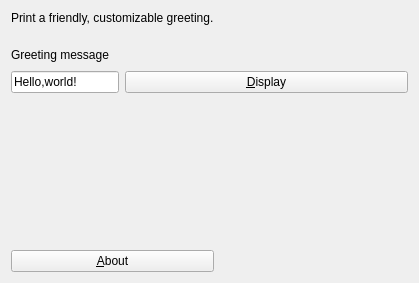
<?xml version="1.0" encoding="UTF-8"?>
<ui version="4.0">
 <class>MainWindow</class>
 <widget class="QMainWindow" name="MainWindow">
  <property name="windowModality">
   <enum>Qt::NonModal</enum>
  </property>
  <property name="geometry">
   <rect>
    <x>0</x>
    <y>0</y>
    <width>419</width>
    <height>283</height>
   </rect>
  </property>
  <property name="acceptDrops">
   <bool>false</bool>
  </property>
  <property name="windowTitle">
   <string>HelloWorld GUI</string>
  </property>
  <widget class="QWidget" name="centralWidget">
   <layout class="QGridLayout" name="gridLayout">
    <item row="2" column="0" colspan="3">
     <spacer name="verticalSpacer">
      <property name="orientation">
       <enum>Qt::Vertical</enum>
      </property>
      <property name="sizeHint" stdset="0">
       <size>
        <width>20</width>
        <height>40</height>
       </size>
      </property>
     </spacer>
    </item>
    <item row="3" column="0">
     <widget class="QPushButton" name="aboutButton">
      <property name="sizePolicy">
       <sizepolicy hsizetype="Minimum" vsizetype="Fixed">
        <horstretch>0</horstretch>
        <verstretch>0</verstretch>
       </sizepolicy>
      </property>
      <property name="text">
       <string>&amp;About</string>
      </property>
      <property name="checkable">
       <bool>false</bool>
      </property>
      <property name="checked">
       <bool>false</bool>
      </property>
      <property name="autoDefault">
       <bool>false</bool>
      </property>
      <property name="default">
       <bool>false</bool>
      </property>
      <property name="flat">
       <bool>false</bool>
      </property>
     </widget>
    </item>
    <item row="0" column="1" colspan="2">
     <spacer name="horizontalSpacer_2">
      <property name="orientation">
       <enum>Qt::Horizontal</enum>
      </property>
      <property name="sizeHint" stdset="0">
       <size>
        <width>40</width>
        <height>20</height>
       </size>
      </property>
     </spacer>
    </item>
    <item row="1" column="0" colspan="3">
     <layout class="QFormLayout" name="formLayout">
      <item row="1" column="0">
       <widget class="QLabel" name="greeting">
        <property name="text">
         <string>Greeting message</string>
        </property>
       </widget>
      </item>
      <item row="1" column="1">
       <spacer name="horizontalSpacer">
        <property name="orientation">
         <enum>Qt::Horizontal</enum>
        </property>
        <property name="sizeHint" stdset="0">
         <size>
          <width>40</width>
          <height>20</height>
         </size>
        </property>
       </spacer>
      </item>
      <item row="2" column="0">
       <widget class="QLineEdit" name="lineEdit">
        <property name="sizePolicy">
         <sizepolicy hsizetype="Expanding" vsizetype="Fixed">
          <horstretch>0</horstretch>
          <verstretch>0</verstretch>
         </sizepolicy>
        </property>
        <property name="whatsThis">
         <string/>
        </property>
        <property name="text">
         <string>Hello,world!</string>
        </property>
       </widget>
      </item>
      <item row="2" column="1">
       <widget class="QPushButton" name="pushButton">
        <property name="sizePolicy">
         <sizepolicy hsizetype="Minimum" vsizetype="Fixed">
          <horstretch>0</horstretch>
          <verstretch>0</verstretch>
         </sizepolicy>
        </property>
        <property name="text">
         <string>&amp;Display</string>
        </property>
       </widget>
      </item>
     </layout>
    </item>
    <item row="0" column="0">
     <widget class="QLabel" name="label">
      <property name="text">
       <string>Print a friendly, customizable greeting.
</string>
      </property>
     </widget>
    </item>
   </layout>
  </widget>
 </widget>
 <layoutdefault spacing="6" margin="11"/>
 <resources/>
 <connections>
  <connection>
   <sender>pushButton</sender>
   <signal>clicked()</signal>
   <receiver>MainWindow</receiver>
   <slot>clicked()</slot>
   <hints>
    <hint type="sourcelabel">
     <x>408</x>
     <y>108</y>
    </hint>
    <hint type="destinationlabel">
     <x>308</x>
     <y>175</y>
    </hint>
   </hints>
  </connection>
  <connection>
   <sender>aboutButton</sender>
   <signal>clicked()</signal>
   <receiver>MainWindow</receiver>
   <slot>showAbout()</slot>
   <hints>
    <hint type="sourcelabel">
     <x>369</x>
     <y>263</y>
    </hint>
    <hint type="destinationlabel">
     <x>296</x>
     <y>233</y>
    </hint>
   </hints>
  </connection>
 </connections>
 <slots>
  <slot>clicked()</slot>
  <slot>showAbout()</slot>
 </slots>
</ui>
